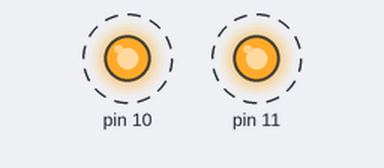
A sketch run on a simulated Arduino Uno, built with avr-gcc and run on an emulated ATmega328P. On the bench: output pins drawn as LEDs (lit = HIGH). Dashed ring = blinking.

Above: at 0.5 s.
Timing chart, 0 to 4.6 s (numbered marks = the images above):
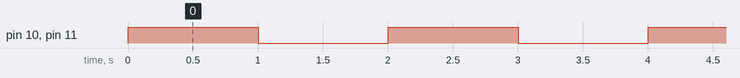

The sketch:

sketch_nov10a.ino
```cpp
void setup() {
 pinMode(11,OUTPUT);
pinMode(10,OUTPUT);

}

void loop() {
  digitalWrite(11,HIGH);
  digitalWrite(10,HIGH);
  delay(1000);
  digitalWrite(11,LOW);
  digitalWrite(10,LOW);
  delay(1000);

}
```

Measured:
- by itself, pin 10, pin 11: alternates HIGH for 1.0 s and LOW for 1.0 s
